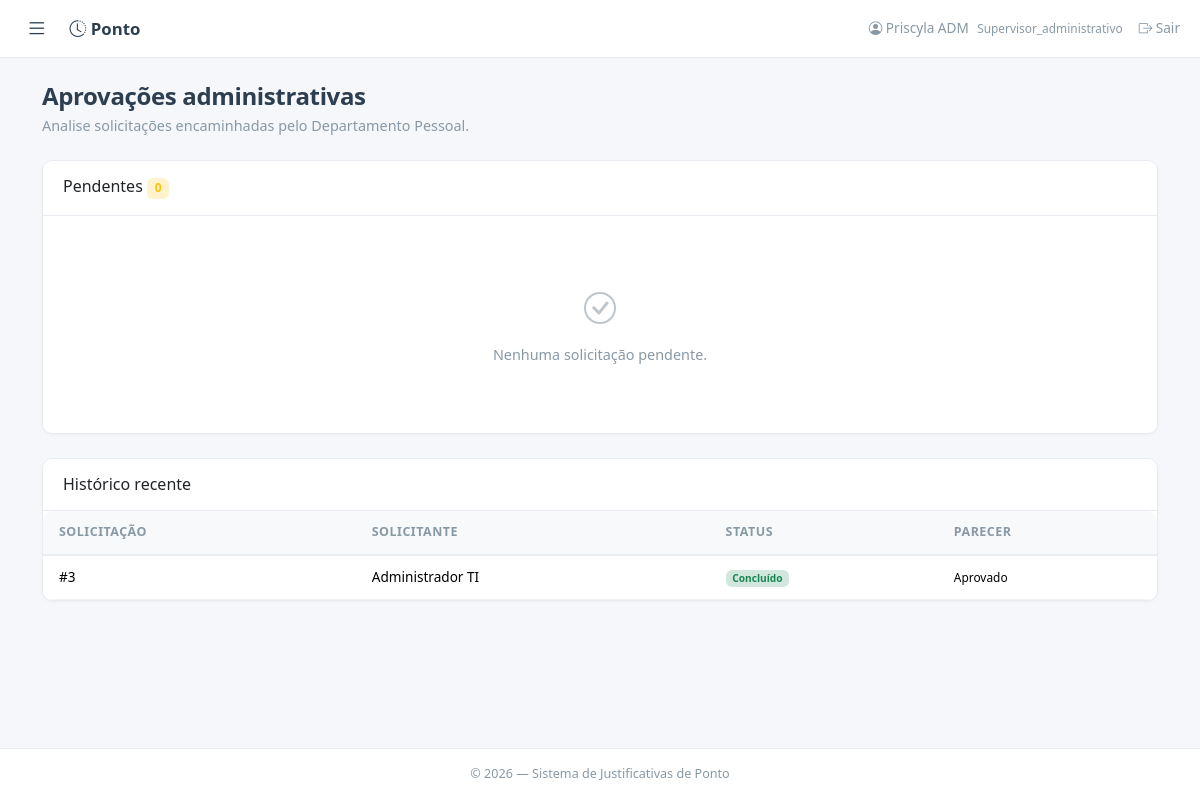
The app's page /supervisor-administrativo (signed in) with its own data.
### models.py (models this page shows, shortened)
class Usuario(UserMixin, db.Model):
    __tablename__ = 'usuarios'
    id = db.Column(db.Integer, primary_key=True)
    matricula = db.Column(db.String(20), unique=True, nullable=False)
    nome = db.Column(db.String(100), nullable=False)
    email = db.Column(db.String(120), unique=True, nullable=False)
    senha_hash = db.Column(db.String(256), nullable=False)
    perfil = db.Column(db.String(40), nullable=False)
    gestor_id = db.Column(db.Integer, db.ForeignKey('usuarios.id'), nullable=True)
    area_id = db.Column(db.Integer, db.ForeignKey('areas.id'), nullable=True)
    empresa_id = db.Column(db.Integer, db.ForeignKey('empresas.id'), nullable=True)
    ativo = db.Column(db.Boolean, default=True)
    criado_em = db.Column(db.DateTime, default=lambda: datetime.now(timezone.utc))
    gestor = db.relationship('Usuario', remote_side=[id], backref='subordinados')
    area = db.relationship('Area', backref='usuarios')
    empresa = db.relationship('Empresa', backref='usuarios')
    solicitacoes = db.relationship('Solicitacao', backref='colaborador',
                                   foreign_keys='Solicitacao.colaborador_id', lazy='dynamic')
    def tem_permissao(self, chave):
        if self.perfil == 'ti':
            return True
        return UsuarioPermissao.query.filter_by(usuario_id=self.id, permissao=chave).first() is not None

class Solicitacao(db.Model):
    __tablename__ = 'solicitacoes'
    id = db.Column(db.Integer, primary_key=True)
    colaborador_id = db.Column(db.Integer, db.ForeignKey('usuarios.id'), nullable=False)
    colaboradores = db.relationship('Colaborador', secondary=solicitacao_colaboradores,
                                    backref=db.backref('solicitacoes', lazy='dynamic'))
    participantes = db.relationship('SolicitacaoParticipante', backref='solicitacao',
                                    cascade='all, delete-orphan', order_by='SolicitacaoParticipante.ordem')
    data_ocorrencia = db.Column(db.Date, nullable=False)
    tipo_ocorrencia = db.Column(db.String(80), nullable=False)
    tipo_justificativa = db.Column(db.String(80), nullable=True)
    horario_entrada = db.Column(db.String(5), nullable=True)
    horario_saida = db.Column(db.String(5), nullable=True)
    motivo = db.Column(db.Text, nullable=False)
    comprovante = db.Column(db.Text, nullable=True)  # JSON com nomes dos anexos
    status = db.Column(db.String(30), default='pendente')
    gestor_id = db.Column(db.Integer, db.ForeignKey('usuarios.id'), nullable=True)
    gestor_parecer = db.Column(db.Text, nullable=True)
    gestor_data = db.Column(db.DateTime, nullable=True)
    dp_id = db.Column(db.Integer, db.ForeignKey('usuarios.id'), nullable=True)
    dp_parecer = db.Column(db.Text, nullable=True)
    dp_data = db.Column(db.DateTime, nullable=True)
    supervisor_id = db.Column(db.Integer, db.ForeignKey('usuarios.id'), nullable=True)
    supervisor_parecer = db.Column(db.Text, nullable=True)
    supervisor_data = db.Column(db.DateTime, nullable=True)
    criado_em = db.Column(db.DateTime, default=lambda: datetime.now(timezone.utc))
    atualizado_em = db.Column(db.DateTime, default=lambda: datetime.now(timezone.utc),
                               onupdate=lambda: datetime.now(timezone.utc))
    gestor_resp = db.relationship('Usuario', foreign_keys=[gestor_id])
    dp_resp = db.relationship('Usuario', foreign_keys=[dp_id])
    supervisor_resp = db.relationship('Usuario', foreign_keys=[supervisor_id])
    STATUS_LABELS = {
        'pendente': 'Pendente',
        'aprovado_gestor': 'Aprovado pelo Gestor',
        'recusado_gestor': 'Recusado pelo Gestor',
        'encaminhado_supervisor': 'Aguardando supervisor administrativo',
        'aprovado_supervisor': 'Aprovado pelo supervisor',
        'recusado_supervisor': 'Recusado pelo supervisor',
        'aprovado_dp': 'Concluído',
        'recusado_dp': 'Recusado pelo DP',
    }
    STATUS_COLORS = {
        'pendente': 'warning',
        'aprovado_gestor': 'info',
        'recusado_gestor': 'danger',
        'encaminhado_supervisor': 'warning',
        'aprovado_supervisor': 'info',
        'recusado_supervisor': 'danger',
        'aprovado_dp': 'success',
        'recusado_dp': 'danger',
    }
    @property
    def status_label(self):
        return self.STATUS_LABELS.get(self.status, self.status)
    @property
    def status_cor(self):
        return self.STATUS_COLORS.get(self.status, 'secondary')

### app.py (the view)
@app.route('/supervisor-administrativo')
@login_required
@perfil_requerido('supervisor_administrativo')
def painel_supervisor():
    pendentes = (Solicitacao.query
                 .filter(Solicitacao.status == 'encaminhado_supervisor')
                 .filter(Solicitacao.supervisor_id == current_user.id)
                 .order_by(Solicitacao.criado_em.desc()).all())
    historico = (Solicitacao.query
                 .filter(Solicitacao.supervisor_id == current_user.id)
                 .filter(Solicitacao.status != 'encaminhado_supervisor')
                 .order_by(Solicitacao.atualizado_em.desc()).limit(50).all())
    return render_template('supervisor_administrativo.html', pendentes=pendentes, historico=historico)

### app.py (called while the page is built)
@login_manager.user_loader
def load_user(user_id):
    return db.session.get(Usuario, int(user_id))

@app.context_processor
def inject_now():
    return {'now': datetime.now}

def perfil_requerido(*perfis):
    def decorator(f):
        @wraps(f)
        def wrapper(*args, **kwargs):
            if current_user.perfil not in perfis:
                flash('Acesso não autorizado.', 'danger')
                return redirect(request.referrer or url_for('dashboard'))
            return f(*args, **kwargs)
        return wrapper
    return decorator

### templates/supervisor_administrativo.html (shortened to what this page needs)
{% extends "base.html" %}
{% block content %}
<header class="page-header"><div><h1 class="h4">Aprovações administrativas</h1><p>Analise solicitações encaminhadas pelo Departamento Pessoal.</p></div></header>
<section class="card card-clean section-card mb-4"><div class="card-header"><h2 class="h6 mb-0">Pendentes <span class="badge bg-warning-subtle text-warning">{{ pendentes|length }}</span></h2></div><div class="card-body">
{% for s in pendentes %}<article class="border rounded p-3 mb-3"><div class="d-flex justify-content-between gap-2"><strong>#{{ s.id }} · {{ s.colaborador.nome }}</strong><span class="badge bg-warning-subtle text-warning">Aguardando análise</span></div><div class="small text-muted mt-2">{{ s.data_ocorrencia.strftime('%d/%m/%Y') }} · {{ s.tipo_ocorrencia }} · {{ s.tipo_justificativa or '—' }}</div><p class="small mt-2 mb-3">{{ s.motivo }}</p><div class="action-group"><form method="POST" action="{{ url_for('supervisor_aprovar', sol_id=s.id) }}"><input type="hidden" name="csrf_token" value="{{ csrf_token() }}"><button class="btn btn-success btn-sm"><i class="bi bi-check-lg me-1"></i>Aprovar</button></form><button class="btn btn-outline-danger btn-sm" data-bs-toggle="modal" data-bs-target="#recusar{{ s.id }}">Recusar</button></div></article><div class="modal fade" id="recusar{{ s.id }}" tabindex="-1"><div class="modal-dialog modal-sm"><div class="modal-content"><form method="POST" action="{{ url_for('supervisor_recusar', sol_id=s.id) }}"><input type="hidden" name="csrf_token" value="{{ csrf_token() }}"><div class="modal-header"><h2 class="h6 modal-title">Recusar #{{ s.id }}</h2><button type="button" class="btn-close" data-bs-dismiss="modal"></button></div><div class="modal-body"><label class="form-label" for="just{{ s.id }}">Motivo</label><textarea id="just{{ s.id }}" class="form-control" name="justificativa" rows="4" required></textarea></div><div class="modal-footer"><button type="submit" class="btn btn-danger btn-sm">Confirmar recusa</button></div></form></div></div></div>{% else %}<div class="empty-state"><i class="bi bi-check-circle"></i>Nenhuma solicitação pendente.</div>{% endfor %}
</div></section>
<section class="card card-clean section-card"><div class="card-header"><h2 class="h6 mb-0">Histórico recente</h2></div><div class="card-body p-0 table-wrap"><table class="table align-middle mb-0"><thead><tr><th class="ps-3">Solicitação</th><th>Solicitante</th><th>Status</th><th>Parecer</th></tr></thead><tbody>{% for s in historico %}<tr><td class="ps-3">#{{ s.id }}</td><td>{{ s.colaborador.nome }}</td><td><span class="badge bg-{{ s.status_cor }}-subtle text-{{ s.status_cor }}">{{ s.status_label }}</span></td><td class="small">{{ s.supervisor_parecer or '—' }}</td></tr>{% else %}<tr><td colspan="4" class="empty-state">Nenhum histórico.</td></tr>{% endfor %}</tbody></table></div></section>
{% endblock %}

### templates/base.html (shortened to what this page needs)
<!DOCTYPE html>
<html lang="pt-BR" data-bs-theme="light">
<head>
    <link href="{{ url_for('static', filename='css/bootstrap.min.css') }}" rel="stylesheet">
    <link href="{{ url_for('static', filename='css/bootstrap-icons.min.css') }}" rel="stylesheet">
    <link href="{{ url_for('static', filename='css/style.css') }}" rel="stylesheet">
</head>
<body class="app-layout">
{% if current_user.is_authenticated %}
<header class="topbar"><button class="sidebar-toggle" id="sidebar-toggle" type="button" aria-label="Alternar menu"><i class="bi bi-list"></i></button><a class="navbar-brand" href="{{ url_for('dashboard') }}"><i class="bi bi-clock-history"></i> Ponto</a><span class="topbar-user"><i class="bi bi-person-circle"></i> {{ current_user.nome }} <small>{{ current_user.perfil|capitalize }}</small></span><form method="POST" action="{{ url_for('logout') }}"><input type="hidden" name="csrf_token" value="{{ csrf_token() }}"><button class="nav-link text-danger border-0 bg-transparent" type="submit"><i class="bi bi-box-arrow-right"></i> Sair</button></form></header>
{% endif %}
<div class="toast-container position-fixed top-0 end-0 p-3" style="z-index:9999"></div>
<main class="app-content"><div class="container py-4">{% block content %}{% endblock %}</div></main>
<footer class="app-footer text-center text-muted small py-3">&copy; {{ now().year if now is defined else '2026' }} — Sistema de Justificativas de Ponto</footer>
</body></html>

### static/css/style.css (style rules this page uses)
:root { --color-primary: #3b5998; --color-primary-hover: #2d4373; --color-bg: #f5f7fa; --color-card: #ffffff; --color-border: #e8ecf1; --color-text: #2c3e50; --color-text-muted: #8899a6; --radius: 10px; --shadow-sm: 0 1px 3px rgba(0, 0, 0, 0.04); --shadow-md: 0 4px 16px rgba(0, 0, 0, 0.06); --transition: all 0.2s ease; }
* { box-sizing: border-box; }
body { font-family: 'Segoe UI', -apple-system, BlinkMacSystemFont, Roboto, 'Helvetica Neue', Arial, sans-serif; background-color: var(--color-bg); color: var(--color-text); font-size: 0.9rem; min-height: 100vh; display: flex; flex-direction: column; }
main { flex: 1; }
a { color: var(--color-primary); }
.text-muted { color: var(--color-text-muted) !important; }
.page-header { display: flex; align-items: flex-start; justify-content: space-between; gap: 1rem; margin-bottom: 1.5rem; }
.page-header h1, .page-header h2, .page-header h3, .page-header h4, .page-header h5 { margin-bottom: 0.25rem; font-weight: 650; letter-spacing: -0.015em; }
.page-header p { margin-bottom: 0; color: var(--color-text-muted); }
.section-card { height: 100%; overflow: hidden; }
.section-card .card-header { background: transparent; border-bottom: 1px solid var(--color-border); padding: 1rem 1.25rem; }
.section-card .card-body { padding: 1.25rem; }
.table-wrap { overflow-x: auto; border-radius: var(--radius); }
.empty-state { padding: 3rem 1rem; text-align: center; color: var(--color-text-muted); }
.empty-state i { display: block; font-size: 2rem; margin-bottom: .75rem; opacity: .55; }
.app-layout { display:grid; grid-template-columns:240px 1fr; grid-template-rows:58px 1fr auto; min-height:100vh; }
.topbar { grid-column:1/-1; display:flex; align-items:center; gap:1rem; padding:.65rem 1.25rem; background:var(--color-card); border-bottom:1px solid var(--color-border); z-index:10; }
.sidebar-toggle { border:0; background:transparent; font-size:1.35rem; color:var(--color-text); }
.topbar .navbar-brand { color:var(--color-text); text-decoration:none; font-weight:600; }
.topbar-user { margin-left:auto; font-size:.85rem; color:var(--color-text-muted); }
.topbar-user small { margin-left:.3rem; }
.app-content { grid-column:2; min-width:0; }
.app-footer { grid-column:2; }
.app-layout.sidebar-collapsed { grid-template-columns:0 1fr; }
.navbar-brand { font-weight: 600; font-size: 1.05rem; color: var(--color-text) !important; }
.nav-link { font-size: 0.85rem; color: var(--color-text-muted) !important; transition: var(--transition); }
.card-clean { background: var(--color-card); border: 1px solid var(--color-border); border-radius: var(--radius); box-shadow: var(--shadow-sm); transition: var(--transition); }
.table { font-size: 0.85rem; }
.table thead th { background: #f8f9fb; border-bottom: 2px solid var(--color-border); font-weight: 600; font-size: 0.78rem; text-transform: uppercase; letter-spacing: 0.04em; color: var(--color-text-muted); padding: 0.75rem 0.5rem; white-space: nowrap; }
.table tbody td { padding: 0.7rem 0.5rem; border-bottom: 1px solid #f0f2f5; vertical-align: middle; }
footer { border-top: 1px solid var(--color-border); background: var(--color-card); }

### records on screen
Usuario: nome "Priscyla ADM", perfil "Supervisor_administrativo"
Solicitacao: id "3", colaborador.nome "Administrador TI", status_label "Concluído", supervisor_parecer "Aprovado"

### other values on screen
{{ pendentes|length }} "0"
